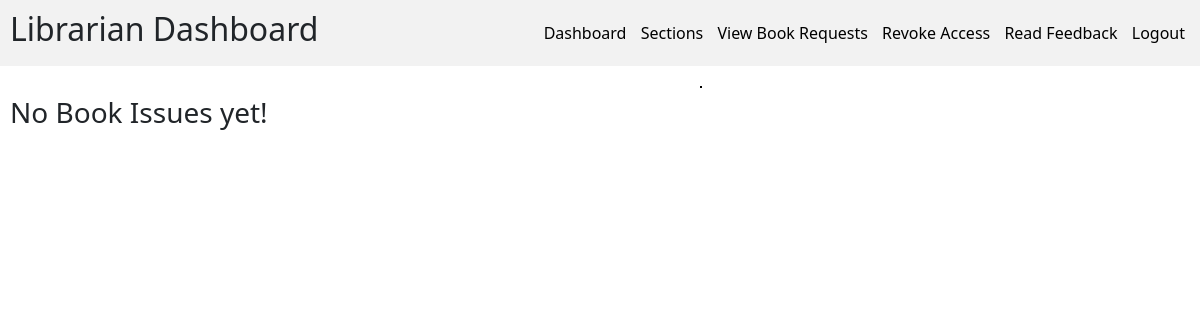
The app's page /librarianDashboard/revokeAccess/ (signed in), older data.
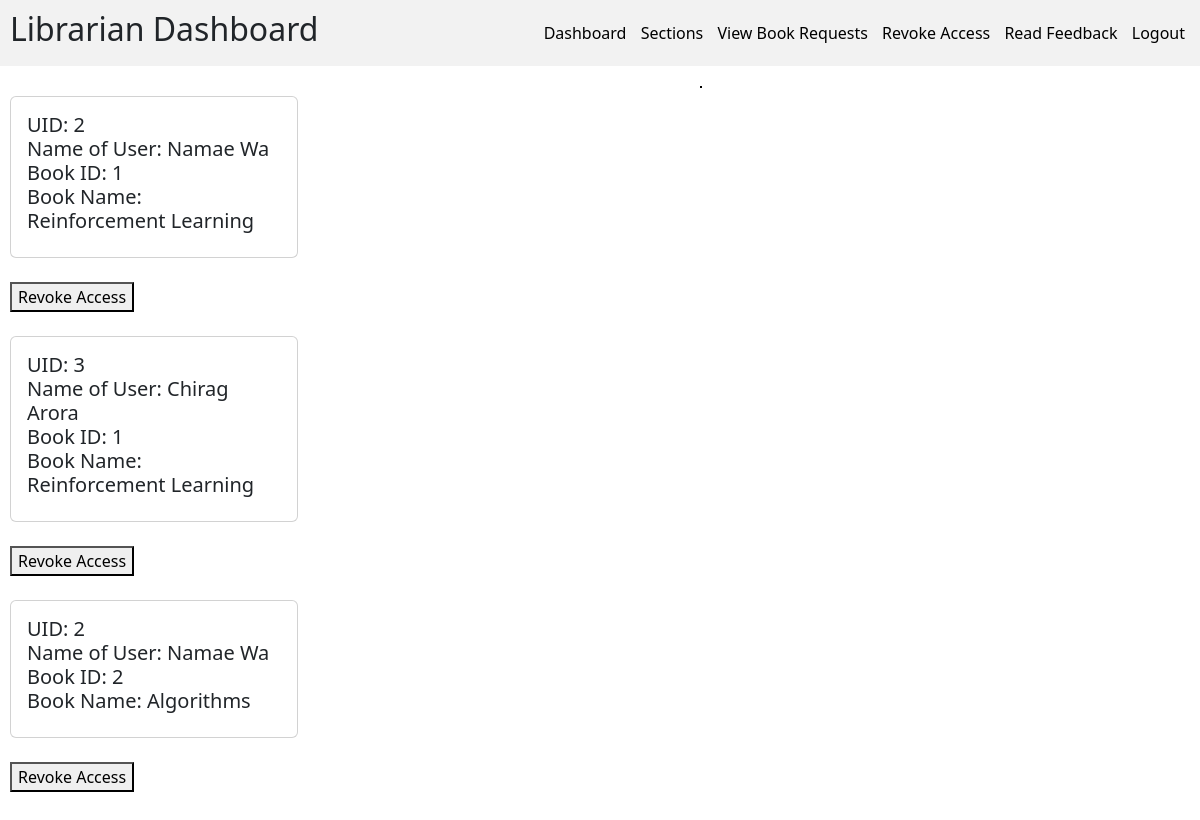
The same page, newer data.
### models.py (models this page shows)
class BookIssueModel(db.Model):
    __tablename__ = "book_issue"
    book_id = Column(Integer, ForeignKey("book.id"), primary_key=True)
    uid = Column(Integer, ForeignKey("user_login.id"), primary_key=True)
    date_of_issue = Column(Date, nullable=False)
    date_of_return = Column(Date, nullable=False)

class UserInfoModel(db.Model):
    __tablename__ = "user_info"
    uid = Column(Integer, ForeignKey("user_login.id"), unique=True, primary_key=True)
    first_name = Column(String(20), nullable=False)
    last_name = Column(String(20))
    role = Column(String(20), nullable=False)

class BookModel(db.Model):
    __tablename__ = "book"
    id = Column(Integer, primary_key=True, autoincrement=True)
    isbn = Column(String(13), nullable=False, unique=True)
    name = Column(String(100), nullable=False)
    page_count = Column(Integer, nullable=False)
    content = Column(String, nullable=False)
    publisher = Column(String(100), nullable=False)
    volume = Column(Integer, nullable = False)
    section_id = Column(Integer, ForeignKey("section.id"), nullable=False)
    search_word = Column(String(500), nullable=False)
    price = Column(Integer, nullable=False)

### blueprints/api.py (the view)
        def wrapper(*args, **kwargs):
            info = UserInfoModel.query.filter_by(uid=current_user.id).first()
            if not info:
                return {"message": "Info not found"}, 404
            if info.role != role:
                return {"message": f"Only {role} user has access here"}, 400
            else:
                return function(*args, **kwargs)

### app.py (called while the page is built)
@app.route("/librarianDashboard/revokeAccess/", methods=["GET"])
@login_required
@check_role(role="Librarian")
def librarianDashboarRevokeAccess():
    book_issues = (
        BookIssueModel.query.join(
            BookModel, onclause=BookIssueModel.book_id == BookModel.id
        )
        .join(UserInfoModel, onclause=UserInfoModel.uid == BookIssueModel.uid)
        .with_entities(
            BookIssueModel.book_id,
            BookModel.name,
            BookIssueModel.uid,
            UserInfoModel.first_name,
            UserInfoModel.last_name,
        )
        .all()
    )
    return render_template("revokeAccess.html", book_issues=book_issues)

### blueprints/api.py (called while the page is built)
def check_role(role: str):
    def decorator(function: Callable):
        def wrapper(*args, **kwargs):
            info = UserInfoModel.query.filter_by(uid=current_user.id).first()
            if not info:
                return {"message": "Info not found"}, 404
            if info.role != role:
                return {"message": f"Only {role} user has access here"}, 400
            else:
                return function(*args, **kwargs)
        wrapper.__name__ = function.__name__
        return wrapper
    return decorator

### Templates/revokeAccess.html (shortened to what this page needs)
{% extends "librarianBase.html" %}
{% block content %}
<div>
    {% if not book_issues %}
    <h3>No Book Issues yet!</h3>
    {% else %}
    {% for book_issue in book_issues %}
    <div class="card" style="width: 18rem;">
        <div class="card-body">
            <h5>
                UID: {{book_issue.uid}} <br>
                Name of User: {{book_issue.first_name + ' ' + book_issue.last_name}} <br>
                Book ID: {{book_issue.book_id}} <br>
                Book Name: {{book_issue.name}} <br>
            </h5>
        </div>
    </div>
    <br>
    <a href="/revokeAccess?id={{book_issue.book_id}}&uid={{book_issue.uid}}"><button>Revoke Access</button></a> <br> <br>
    {% endfor %}
    {% endif %}
</div>
{% endblock %}

Row changes from the older to the newer data that the page shows:
added BookIssueModel: uid "2", last_name "Namae Wa", book_id "1", name "Reinforcement Learning"
added BookIssueModel: uid "3", last_name "Chirag Arora", book_id "1", name "Reinforcement Learning"
added BookIssueModel: uid "2", last_name "Namae Wa", book_id "2", name "Algorithms"
Text that changed along with them:
text no longer shown: "No Book Issues yet!"
